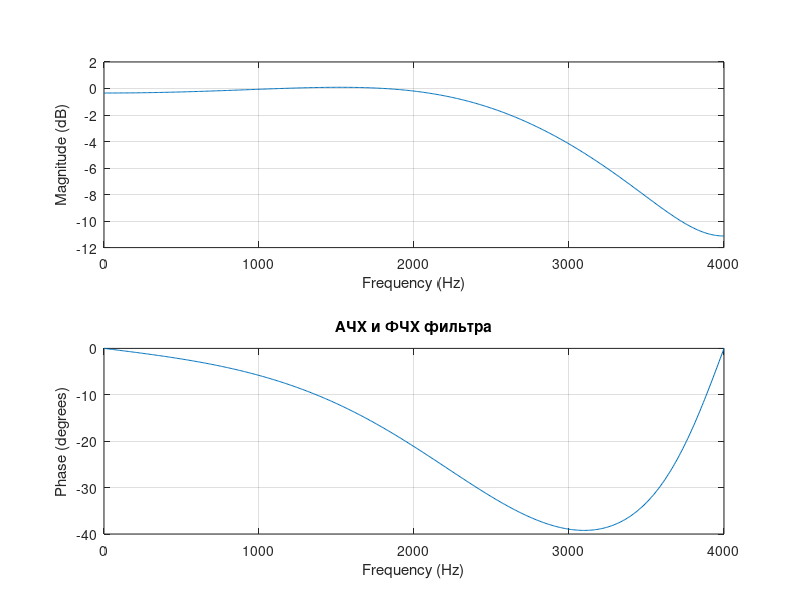

Here is the MATLAB script that generated this plot: (Note: this script raises an error after producing the figure.)
%N=input("Порядок цепи: ");
%a=zeros(N+1,1);
%b=zeros(N,1);
%for i=0:N
 %   if i==0
  %      a(1)=input("Введите a0: ");
   %     continue
    %end
    %a(i+1)=input("Введите a"+i+": ");
    %b(i)=input("Введите b"+i+": ");
%end
b=[0.75 0.5];
a=[1 0.2 0.1];
%Сформируем входное воздействие - ЛЧМ сигнал:
fs = 8e3;
t = 0:1/fs:1;
x = chirp(t,0,1,4000);
plot(t,x,'LineWidth',2);
xlim([0 0.1]);
grid on;
title('ЛЧМ сигнал во временной области');
xlabel('Время (с)');
ylabel('Амплитуда');


freqz(b,a,[],fs);
title('АЧХ и ФЧХ фильтра');
[z,p,k] = tf2zpk(b,a);
zplane(z,p);
title('Нуль-полюсная диаграмма');
helperfunc2(b,a,fs);
y = filter(b,a,x);
plot(t,x);
ylim([-1.2 1.2]);
hold on;
plot(t,y);
title('Отфильтрованный ЛЧМ сигнал');
xlabel('Время (с)');
ylabel('Амплитуда');
grid on;
hold off;
h = impz(b,a);
stem(h,'LineWidth',3);
title('Импульсная характеристика фильтра');
grid on;
y2 = conv(x,h); 
plot(t,y);
ylim([-1.2 1.2]);
hold on;
plot(t,y2(1:8001));
title('Отфильтрованный ЛЧМ сигнал');
xlabel('Время (с)');
ylabel('Амплитуда');
grid on;
hold off;

